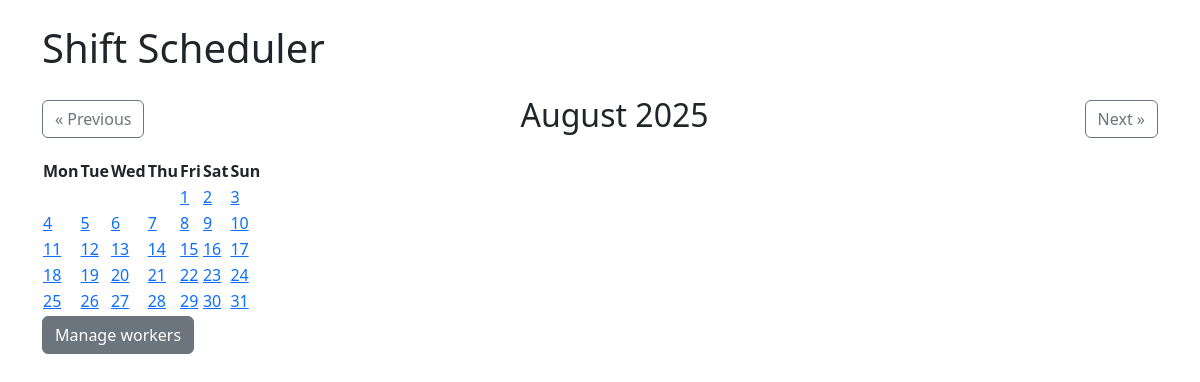
Before: / with the older database file.
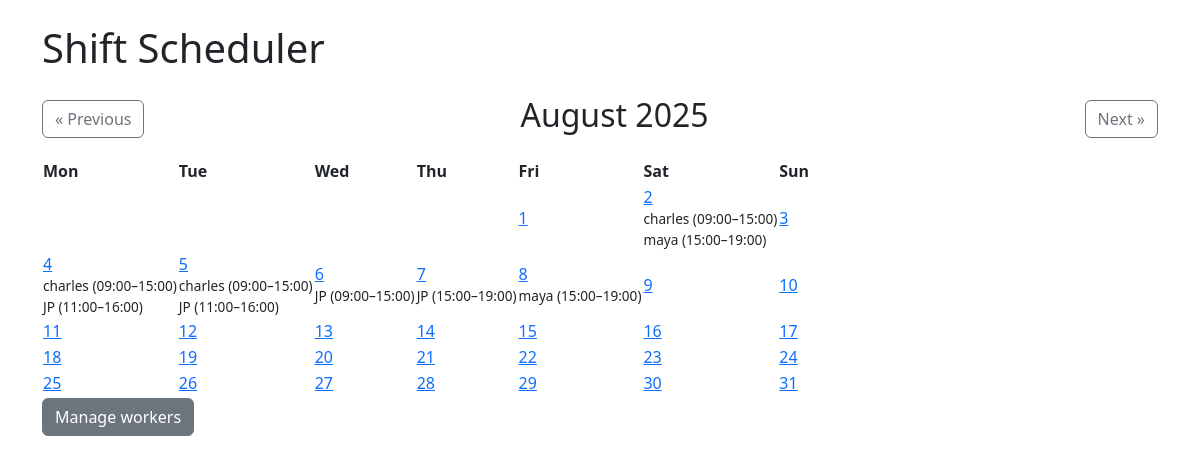
After: the same page with the newer database file.
### app.py (models this page shows)
class Shift(db.Model):
    id = db.Column(db.Integer, primary_key=True)
    date = db.Column(db.Date, nullable=False)
    start_time = db.Column(db.Time, nullable=False)
    end_time = db.Column(db.Time, nullable=False)
    worker_id = db.Column(db.Integer, db.ForeignKey('worker.id', ondelete="CASCADE"), nullable=False)

class Worker(db.Model):
    id = db.Column(db.Integer, primary_key=True)
    name = db.Column(db.String(50), nullable=False)
    shifts = db.relationship('Shift', backref='worker', cascade="all, delete-orphan", passive_deletes=True)
    availability = db.Column(db.String, nullable=True)

### app.py (the view)
@app.route('/')
def calendar_view():
    year = request.args.get('year', type=int, default=datetime.now().year)
    month = request.args.get('month', type=int, default=datetime.now().month)
    if month < 1:
        month = 12
        year -= 1
    elif month > 12:
        month = 1
        year += 1
    num_days = calendar.monthrange(year, month)[1]
    first_day = date(year, month, 1)
    start_weekday = first_day.weekday()  # Monday=0
    weeks = []
    day_counter = 1
    for _ in range(6):  # max 6 weeks in a month
        week = []
        for i in range(7):
            if len(weeks) == 0 and i < start_weekday:
                week.append(None)
            elif day_counter > num_days:
                week.append(None)
            else:
                week.append(date(year, month, day_counter))
                day_counter += 1
        weeks.append(week)
    shifts = Shift.query.filter(
        extract('year', Shift.date) == year,
        extract('month', Shift.date) == month
    ).all()
    shifts_by_day = {}
    for shift in shifts:
        day = shift.date.day
        if day not in shifts_by_day:
            shifts_by_day[day] = []
        shifts_by_day[day].append(shift)
    return render_template('calendar.html',
                           weeks=weeks,
                           month=month,
                           year=year,
                           shifts_by_day=shifts_by_day,
                           calendar=calendar)

### app.py (called while the page is built)
@event.listens_for(Engine, "connect")
def set_sqlite_pragma(dbapi_connection, connection_record):
    if isinstance(dbapi_connection, sqlite3.Connection):
        cursor = dbapi_connection.cursor()
        cursor.execute("PRAGMA foreign_keys=ON;")
        cursor.close()

### templates/calendar.html
{% extends "base.html" %}
{% block content %}
    <div class="d-flex justify-content-between align-items-center mb-3">
        <a href="{{ url_for('calendar_view', month=month-1, year=year) }}" class="btn btn-outline-secondary">« Previous</a>
        <h2>{{ calendar.month_name[month] }} {{ year }}</h2>
        <a href="{{ url_for('calendar_view', month=month+1, year=year) }}" class="btn btn-outline-secondary">Next »</a>
    </div>
    <table>
        <tr>
            <th>Mon</th>
            <th>Tue</th>
            <th>Wed</th>
            <th>Thu</th>
            <th>Fri</th>
            <th>Sat</th>
            <th>Sun</th>
        </tr>
        {% for week in weeks %}
            <tr>
            {% for date_obj in week %}
                <td>
                {% if date_obj %}
                    <a href="{{ url_for('add_shift_with_date', date=date_obj.strftime('%Y-%m-%d')) }}">
                    {{ date_obj.day }}
                    </a>
                    {% if shifts_by_day.get(date_obj.day) %}
                    {% for shift in shifts_by_day[date_obj.day] %}
                        <div style="font-size: 0.85em;">
                        {{ shift.worker.name }} ({{ shift.start_time.strftime('%H:%M') }}–{{ shift.end_time.strftime('%H:%M') }})
                        </div>
                    {% endfor %}
                    {% endif %}
                {% endif %}
                </td>
            {% endfor %}
            </tr>
        {% endfor %}
    </table>
<a href="{{ url_for('add_worker') }}" class="btn btn-secondary">Manage workers</a>
{% endblock %}

### templates/base.html (shortened to what this page needs)
<!DOCTYPE html>
<html lang="en">
<head>
    <link rel="stylesheet" href="https://cdn.jsdelivr.net/npm/bootstrap@5.3.0/dist/css/bootstrap.min.css">
</head>
<body class="p-4">
    <div class="container">
        <h1 class="mb-4">Shift Scheduler</h1>
        {% block content %}{% endblock %}
    </div>
</body>
</html>

Changed rows visible on the page:
added Shift: worker.name "charles", start_time "09:00", end_time "15:00", shown under "2"
added Shift: worker.name "maya", start_time "15:00", end_time "19:00", shown under "2"
added Shift: worker.name "charles", start_time "09:00", end_time "15:00", shown under "4"
added Shift: worker.name "JP", start_time "11:00", end_time "16:00", shown under "4"
added Shift: worker.name "charles", start_time "09:00", end_time "15:00", shown under "5"
added Shift: worker.name "JP", start_time "11:00", end_time "16:00", shown under "5"
added Shift: worker.name "JP", start_time "09:00", end_time "15:00", shown under "6"
added Shift: worker.name "JP", start_time "15:00", end_time "19:00", shown under "7"
added Shift: worker.name "maya", start_time "15:00", end_time "19:00", shown under "8"
